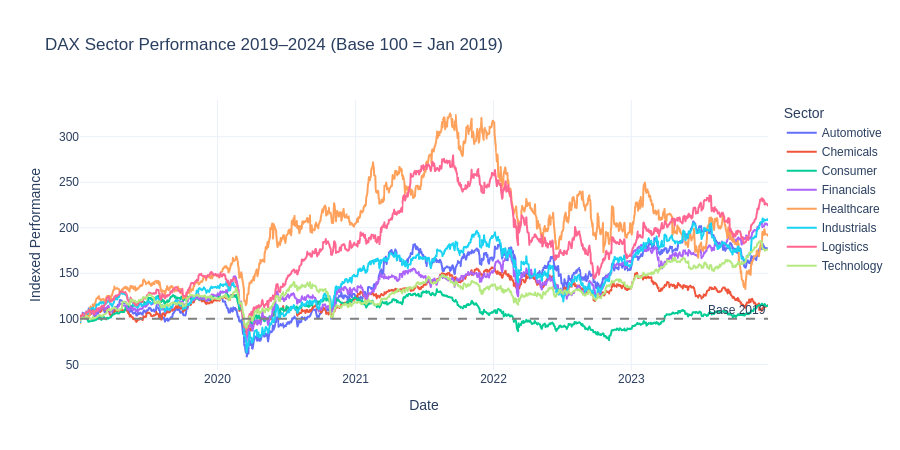

The notebook cell this image was saved under:
### Code cell
prices["date"] = pd.to_datetime(prices["date"])
prices = prices.sort_values(["company", "date"])

# Base 100 = Enero 2019
base = prices.groupby("company").first()["close"]
prices["close_norm"] = prices.apply(
    lambda r: r["close"] / base[r["company"]] * 100, axis=1
)

# Performance promedio por sector
sector_perf = prices.groupby(["date", "sector"])["close_norm"].mean().reset_index()

fig = px.line(
    sector_perf,
    x="date",
    y="close_norm",
    color="sector",
    title="DAX Sector Performance 2019–2024 (Base 100 = Jan 2019)",
    labels={"date": "Date", "close_norm": "Indexed Performance", "sector": "Sector"},
)

fig.add_hline(y=100, line_dash="dash", line_color="gray",
              annotation_text="Base 2019")

fig.update_layout(
    template="plotly_white",
    font=dict(family="Arial", size=12),
    hovermode="x unified",
    height=450
)

fig.show()

### Figure 1 — Plotly figure (JSON) as saved in the notebook; plotly's stock layout.template omitted (floating-point values rounded to 4 significant figures; data arrays with more than 128 entries replaced by an {"elided": "..."} marker saying what was removed)
{"data": [{"hovertemplate": "Sector=Automotive<br>Date=%{x}<br>Indexed Performance=%{y}<extra></extra>", "legendgroup": "Automotive", "line": {"color": "#636efa", "dash": "solid"}, "marker": {"symbol": "circle"}, "mode": "lines", "name": "Automotive", "showlegend": true, "type": "scattergl", "x": {"elided": "1272 str values"}, "xaxis": "x", "y": {"elided": "1272 float values"}, "yaxis": "y"}, {"hovertemplate": "Sector=Chemicals<br>Date=%{x}<br>Indexed Performance=%{y}<extra></extra>", "legendgroup": "Chemicals", "line": {"color": "#EF553B", "dash": "solid"}, "marker": {"symbol": "circle"}, "mode": "lines", "name": "Chemicals", "showlegend": true, "type": "scattergl", "x": {"elided": "1272 str values"}, "xaxis": "x", "y": {"elided": "1272 float values"}, "yaxis": "y"}, {"hovertemplate": "Sector=Consumer<br>Date=%{x}<br>Indexed Performance=%{y}<extra></extra>", "legendgroup": "Consumer", "line": {"color": "#00cc96", "dash": "solid"}, "marker": {"symbol": "circle"}, "mode": "lines", "name": "Consumer", "showlegend": true, "type": "scattergl", "x": {"elided": "1272 str values"}, "xaxis": "x", "y": {"elided": "1272 float values"}, "yaxis": "y"}, {"hovertemplate": "Sector=Financials<br>Date=%{x}<br>Indexed Performance=%{y}<extra></extra>", "legendgroup": "Financials", "line": {"color": "#ab63fa", "dash": "solid"}, "marker": {"symbol": "circle"}, "mode": "lines", "name": "Financials", "showlegend": true, "type": "scattergl", "x": {"elided": "1272 str values"}, "xaxis": "x", "y": {"elided": "1272 float values"}, "yaxis": "y"}, {"hovertemplate": "Sector=Healthcare<br>Date=%{x}<br>Indexed Performance=%{y}<extra></extra>", "legendgroup": "Healthcare", "line": {"color": "#FFA15A", "dash": "solid"}, "marker": {"symbol": "circle"}, "mode": "lines", "name": "Healthcare", "showlegend": true, "type": "scattergl", "x": {"elided": "1272 str values"}, "xaxis": "x", "y": {"elided": "1272 float values"}, "yaxis": "y"}, {"hovertemplate": "Sector=Industrials<br>Date=%{x}<br>Indexed Performance=%{y}<extra></extra>", "legendgroup": "Industrials", "line": {"color": "#19d3f3", "dash": "solid"}, "marker": {"symbol": "circle"}, "mode": "lines", "name": "Industrials", "showlegend": true, "type": "scattergl", "x": {"elided": "1272 str values"}, "xaxis": "x", "y": {"elided": "1272 float values"}, "yaxis": "y"}, {"hovertemplate": "Sector=Logistics<br>Date=%{x}<br>Indexed Performance=%{y}<extra></extra>", "legendgroup": "Logistics", "line": {"color": "#FF6692", "dash": "solid"}, "marker": {"symbol": "circle"}, "mode": "lines", "name": "Logistics", "showlegend": true, "type": "scattergl", "x": {"elided": "1272 str values"}, "xaxis": "x", "y": {"elided": "1272 float values"}, "yaxis": "y"}, {"hovertemplate": "Sector=Technology<br>Date=%{x}<br>Indexed Performance=%{y}<extra></extra>", "legendgroup": "Technology", "line": {"color": "#B6E880", "dash": "solid"}, "marker": {"symbol": "circle"}, "mode": "lines", "name": "Technology", "showlegend": true, "type": "scattergl", "x": {"elided": "1272 str values"}, "xaxis": "x", "y": {"elided": "1272 float values"}, "yaxis": "y"}], "layout": {"annotations": [{"showarrow": false, "text": "Base 2019", "x": 1, "xanchor": "right", "xref": "x domain", "y": 100, "yanchor": "bottom", "yref": "y"}], "font": {"family": "Arial", "size": 12}, "height": 450, "hovermode": "x unified", "legend": {"title": {"text": "Sector"}, "tracegroupgap": 0}, "shapes": [{"line": {"color": "gray", "dash": "dash"}, "type": "line", "x0": 0, "x1": 1, "xref": "x domain", "y0": 100, "y1": 100, "yref": "y"}], "title": {"text": "DAX Sector Performance 2019–2024 (Base 100 = Jan 2019)"}, "xaxis": {"anchor": "y", "domain": [0, 1], "title": {"text": "Date"}}, "yaxis": {"anchor": "x", "domain": [0, 1], "title": {"text": "Indexed Performance"}}}}
